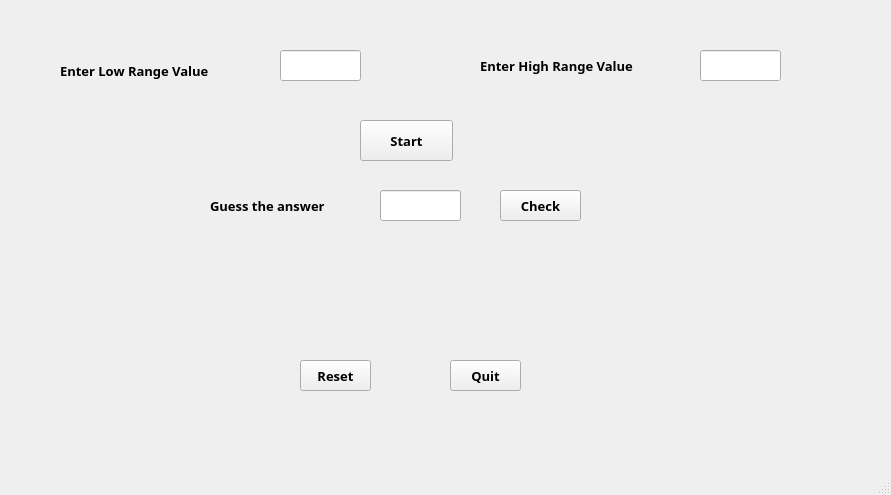
<?xml version="1.0" encoding="UTF-8"?>
<ui version="4.0">
 <class>MainWindow</class>
 <widget class="QMainWindow" name="MainWindow">
  <property name="geometry">
   <rect>
    <x>0</x>
    <y>0</y>
    <width>891</width>
    <height>495</height>
   </rect>
  </property>
  <property name="windowTitle">
   <string>MainWindow</string>
  </property>
  <widget class="QWidget" name="centralwidget">
   <widget class="QLabel" name="label">
    <property name="geometry">
     <rect>
      <x>60</x>
      <y>60</y>
      <width>211</width>
      <height>21</height>
     </rect>
    </property>
    <property name="font">
     <font>
      <family>Segoe Print</family>
      <pointsize>10</pointsize>
      <weight>75</weight>
      <bold>true</bold>
     </font>
    </property>
    <property name="text">
     <string>Enter Low Range Value</string>
    </property>
   </widget>
   <widget class="QLineEdit" name="lineEdit">
    <property name="geometry">
     <rect>
      <x>280</x>
      <y>50</y>
      <width>81</width>
      <height>31</height>
     </rect>
    </property>
   </widget>
   <widget class="QLabel" name="label_2">
    <property name="geometry">
     <rect>
      <x>480</x>
      <y>50</y>
      <width>211</width>
      <height>31</height>
     </rect>
    </property>
    <property name="font">
     <font>
      <family>Segoe Print</family>
      <pointsize>10</pointsize>
      <weight>75</weight>
      <bold>true</bold>
     </font>
    </property>
    <property name="text">
     <string>Enter High Range Value</string>
    </property>
   </widget>
   <widget class="QLineEdit" name="lineEdit_2">
    <property name="geometry">
     <rect>
      <x>700</x>
      <y>50</y>
      <width>81</width>
      <height>31</height>
     </rect>
    </property>
   </widget>
   <widget class="QPushButton" name="pushButton">
    <property name="geometry">
     <rect>
      <x>360</x>
      <y>120</y>
      <width>93</width>
      <height>41</height>
     </rect>
    </property>
    <property name="font">
     <font>
      <family>Segoe Print</family>
      <pointsize>10</pointsize>
      <weight>75</weight>
      <bold>true</bold>
     </font>
    </property>
    <property name="text">
     <string>Start</string>
    </property>
   </widget>
   <widget class="QLabel" name="label_3">
    <property name="geometry">
     <rect>
      <x>210</x>
      <y>190</y>
      <width>161</width>
      <height>31</height>
     </rect>
    </property>
    <property name="font">
     <font>
      <family>Segoe Print</family>
      <pointsize>10</pointsize>
      <weight>75</weight>
      <bold>true</bold>
     </font>
    </property>
    <property name="text">
     <string>Guess the answer</string>
    </property>
   </widget>
   <widget class="QLineEdit" name="lineEdit_3">
    <property name="geometry">
     <rect>
      <x>380</x>
      <y>190</y>
      <width>81</width>
      <height>31</height>
     </rect>
    </property>
   </widget>
   <widget class="QPushButton" name="pushButton_2">
    <property name="geometry">
     <rect>
      <x>500</x>
      <y>190</y>
      <width>81</width>
      <height>31</height>
     </rect>
    </property>
    <property name="font">
     <font>
      <family>Segoe Print</family>
      <pointsize>10</pointsize>
      <weight>75</weight>
      <bold>true</bold>
     </font>
    </property>
    <property name="text">
     <string>Check</string>
    </property>
   </widget>
   <widget class="QLabel" name="label_4">
    <property name="geometry">
     <rect>
      <x>260</x>
      <y>240</y>
      <width>291</width>
      <height>31</height>
     </rect>
    </property>
    <property name="font">
     <font>
      <family>Segoe Print</family>
      <pointsize>10</pointsize>
      <weight>75</weight>
      <bold>true</bold>
     </font>
    </property>
    <property name="text">
     <string/>
    </property>
   </widget>
   <widget class="QLabel" name="label_5">
    <property name="geometry">
     <rect>
      <x>260</x>
      <y>280</y>
      <width>291</width>
      <height>31</height>
     </rect>
    </property>
    <property name="font">
     <font>
      <family>Segoe Print</family>
      <pointsize>10</pointsize>
      <weight>75</weight>
      <bold>true</bold>
     </font>
    </property>
    <property name="text">
     <string/>
    </property>
   </widget>
   <widget class="QPushButton" name="pushButton_3">
    <property name="geometry">
     <rect>
      <x>300</x>
      <y>360</y>
      <width>71</width>
      <height>31</height>
     </rect>
    </property>
    <property name="font">
     <font>
      <family>Segoe Print</family>
      <pointsize>10</pointsize>
      <weight>75</weight>
      <bold>true</bold>
     </font>
    </property>
    <property name="text">
     <string>Reset</string>
    </property>
   </widget>
   <widget class="QPushButton" name="pushButton_4">
    <property name="geometry">
     <rect>
      <x>450</x>
      <y>360</y>
      <width>71</width>
      <height>31</height>
     </rect>
    </property>
    <property name="font">
     <font>
      <family>Segoe Print</family>
      <pointsize>10</pointsize>
      <weight>75</weight>
      <bold>true</bold>
     </font>
    </property>
    <property name="text">
     <string>Quit</string>
    </property>
   </widget>
  </widget>
  <widget class="QMenuBar" name="menubar">
   <property name="geometry">
    <rect>
     <x>0</x>
     <y>0</y>
     <width>891</width>
     <height>26</height>
    </rect>
   </property>
  </widget>
  <widget class="QStatusBar" name="statusbar"/>
 </widget>
 <resources/>
 <connections/>
</ui>
